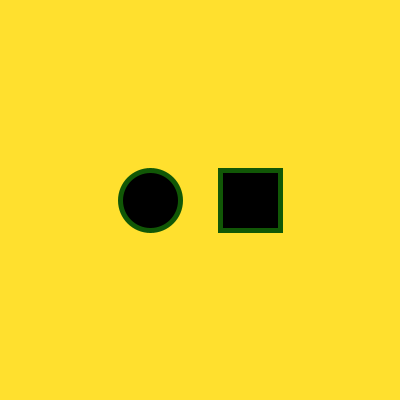
Frame 1 (no input)
Frame 60 (the mouse pressed at the canvas centre just before this capture): identical to frame 1, image omitted
Frame 120 (the mouse held since frame 60 and released just before this capture): identical to frame 1, image omitted

The Processing sketch that drew this single still picture (run headless with seeded random() and noise(); from frame 60 on, the mouse is pressed at the canvas centre):

// Processing sketch: processing_68991
// ── processing_68991.pde

int etatRond = 0;
int etatCarre = 0;
int v = 0;
float x = 150;
float y = 200;
int nombreDeRayons = 40;
float rads = 0;
float maxv = 0;
float facteur1 = 40;
float facteur2 = 60;
float tranche = TWO_PI / nombreDeRayons;


void setup() {
  size (400, 400);
  smooth();
}

void draw() {
  background(255, 224, 46);
  strokeWeight(3);
  stroke(255);
  fill(0);

  if (etatCarre == 0 ) {
    int i = 0;
    while ( i < v ) { 
      line(0, i, height, i); 
      i = i + 15;
    }
    if (v > 0)
      v = v - 5;
  }
  else if (etatCarre == 1) {
    fill(59, 21, 234);
    int i = 0;
    while ( i < v ) { 
      line(0, i, height, i); 
      i = i + 15;
    }
    if (v < height)
      v = v + 5;
  }
  
  strokeWeight(5);
  stroke(17, 88, 6);
  rectMode(CENTER);
  rect(250, 200, 60, 60);
  
  fill(0);
  strokeWeight(4);
  stroke(0);

  if (etatRond == 0 ) {

    rads = 0;

    while ( rads < maxv ) {
      line(x+cos(rads) * facteur1, y + sin(rads) * facteur1, x+cos(rads) * facteur2, y + sin(rads) * facteur2);
      rads = rads + tranche;
    }
    if (maxv > 0)
      maxv = maxv - 0.2 ;
  }

  else if (etatRond == 1) {
    
    fill(203, 12, 51);
   
    rads = 0;

    while ( rads < maxv ) {
      line(x+cos(rads) * facteur1, y + sin(rads) * facteur1, x+cos(rads) * facteur2, y + sin(rads) * facteur2);
      rads = rads + tranche;
    }
    if (maxv < TWO_PI)
      maxv = maxv + 0.2 ;
  }
  
  strokeWeight(5);
  stroke(17, 88, 6);
  ellipse(150, 200, 60, 60);
}

//Section des actions de la souris
//Ici la section est dépendante des ''feedback'' de la souris
//Lorsque la sourie est dans une zone circulaire comprise entre 150 et 200
//

void mousePressed() {

  float distance = dist(mouseX, mouseY, 150, 200);

  if (distance < 30) {
    if (etatRond == 0) etatRond = 1;
    else etatRond = 0;
  }

  float distance2 = dist(mouseX, mouseY, 250, 200);

  if ( mouseX > 220 && mouseX < 280 && mouseY > 170 && mouseY < 230 ) {
    if (etatCarre == 0) etatCarre = 1;
    else etatCarre = 0;
  }
}

//ici sont les actions dépendantes de du relâchement du bouton de la souris
// Quand la souris est relâché, l'état du carré retourne à zéro

void mouseReleased() {
  etatCarre = 0;
}
